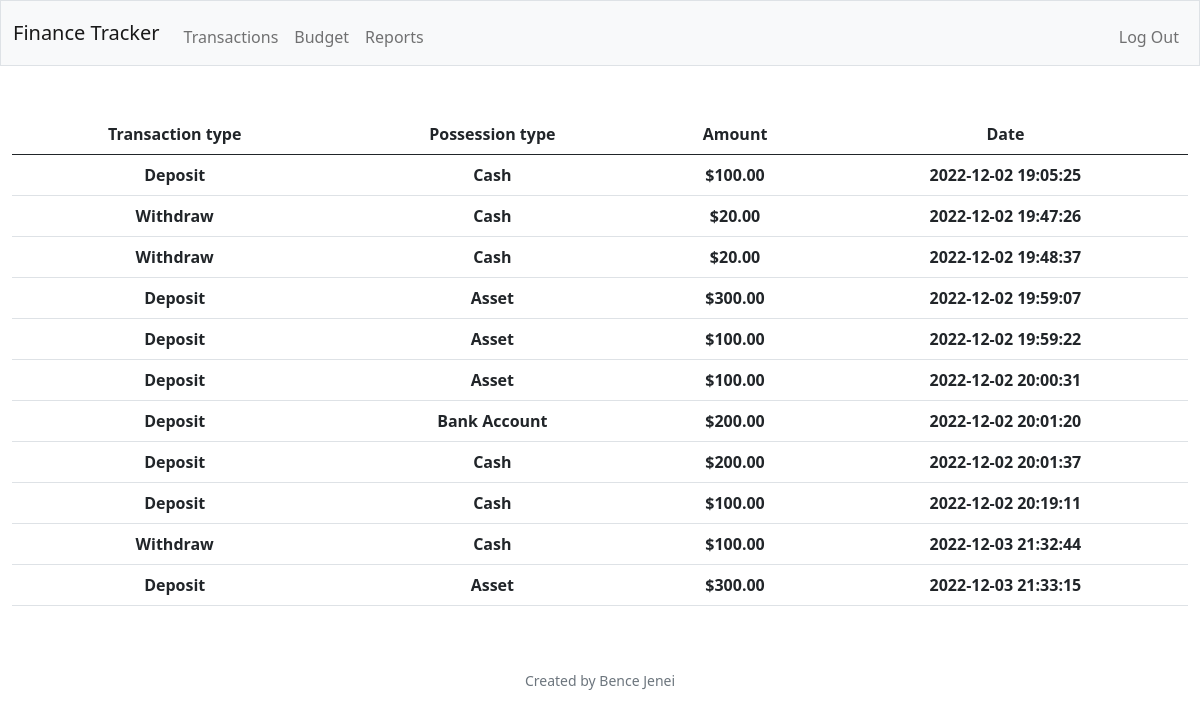
The app's page /reports (signed in), older data.
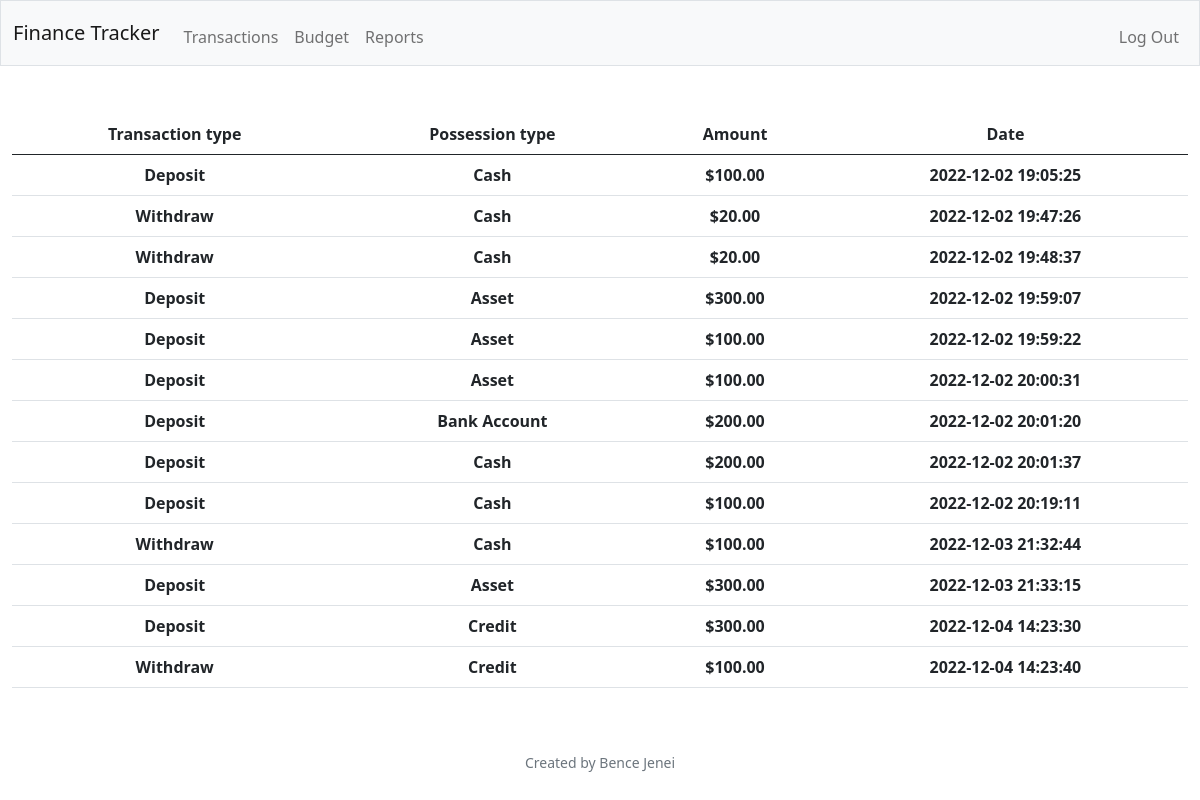
The same page, newer data.
### tables this page shows
CREATE TABLE transactions (id INTEGER PRIMARY KEY AUTOINCREMENT NOT NULL, username TEXT NOT NULL, transaction_type TEXT NOT NULL, possession_type TEXT NOT NULL, amount NUMERIC NOT NULL, date TIMESTAMP NOT NULL DEFAULT CURRENT_TIMESTAMP);

### app.py (the view)
@app.route("/reports")
@login_required
def reports():
    connection = sqlite3.connect("testDB.db")
    connection.row_factory = dict_factory
    cur = connection.cursor()
    user_data = cur.execute(    """
                                SELECT username
                                FROM users
                                WHERE id = ?
                                """
                                ,(session["user_id"],))
    user = user_data.fetchall()
    username = user[0]["username"]
    cursor = cur.execute(   """
                            SELECT transaction_type, possession_type, amount, date
                            FROM transactions
                            WHERE username = ?
                            """
                            , (username,))
    reports = cursor.fetchall()
    connection.close()
    return render_template("reports.html", reports=reports)

### app.py (called while the page is built)
def dict_factory(cursor, row):
    fields = [column[0] for column in cursor.description]
    return {key: value for key, value in zip(fields, row)}

### helpers.py (called while the page is built)
def login_required(f):
    @wraps(f)
    def decorated_function(*args, **kwargs):
        if session.get('user_id') is None:
            return redirect('/login')
        return f(*args, **kwargs)
    return decorated_function

def usd(amount):
    return f"${amount:,.2f}"

### templates/reports.html (shortened to what this page needs)
{% extends "layout.html" %}
{% block main %}
    <table class="table table-hover">
        <thead>
            <tr>
              <th scope="col">Transaction type</th>
              <th scope="col">Possession type</th>
              <th scope="col">Amount</th>
              <th scope="col">Date</th>
            </tr>
          </thead>
          <tbody>
            {% for report in reports %}
            <tr>
                <th>{{ report.transaction_type}}</th>
                <th>{{ report.possession_type}}</th>
                <th>{{ report.amount | usd}}</th>
                <th>{{ report.date}}</th>
            </tr>
            {% endfor %}
          </tbody>
    </table>
{% endblock %}

### templates/layout.html (shortened to what this page needs)
<!DOCTYPE html>
<html lang="en">
    <head>
        <link href="https://cdn.jsdelivr.net/npm/bootstrap@5.0.2/dist/css/bootstrap.min.css" rel="stylesheet">
    </head>
    <body>
        <nav class="bg-light border navbar navbar-expand-md navbar-light">
            <div class="container-fluid">
                <a class="navbar-brand" href="/"><span class="red">Finance Tracker</span></a>
                <div class="collapse navbar-collapse" id="navbar">
                    {% if session["user_id"] %}
                        <ul class="navbar-nav me-auto mt-2">
                            <li class="nav-item"><a class="nav-link" href="/transactions">Transactions</a></li>
                            <li class="nav-item"><a class="nav-link" href="/budget">Budget</a></li>
                            <li class="nav-item"><a class="nav-link" href="/reports">Reports</a></li>
                        </ul>
                        <ul class="navbar-nav ms-auto mt-2">
                            <li class="nav-item"><a class="nav-link" href="/logout">Log Out</a></li>
                        </ul>
                    {% else %}
                        <ul class="navbar-nav ms-auto mt-2">
                            <li class="nav-item"><a class="nav-link" href="/register">Register</a></li>
                            <li class="nav-item"><a class="nav-link" href="/login">Log In</a></li>
                        </ul>
                    {% endif %}
                </div>
            </div>
        </nav>
    <main class="container-fluid py-5 text-center">
        {% block main %}{% endblock %}
    </main>
        <footer class="mb-5 small text-center text-muted">
            Created by Bence Jenei
        </footer>
    </body>
</html>

Row changes from the older to the newer data that the page shows:
added transactions: transaction_type "Deposit", possession_type "Credit", amount "$300.00", date "2022-12-04 14:23:30"
added transactions: transaction_type "Withdraw", possession_type "Credit", amount "$100.00", date "2022-12-04 14:23:40"
